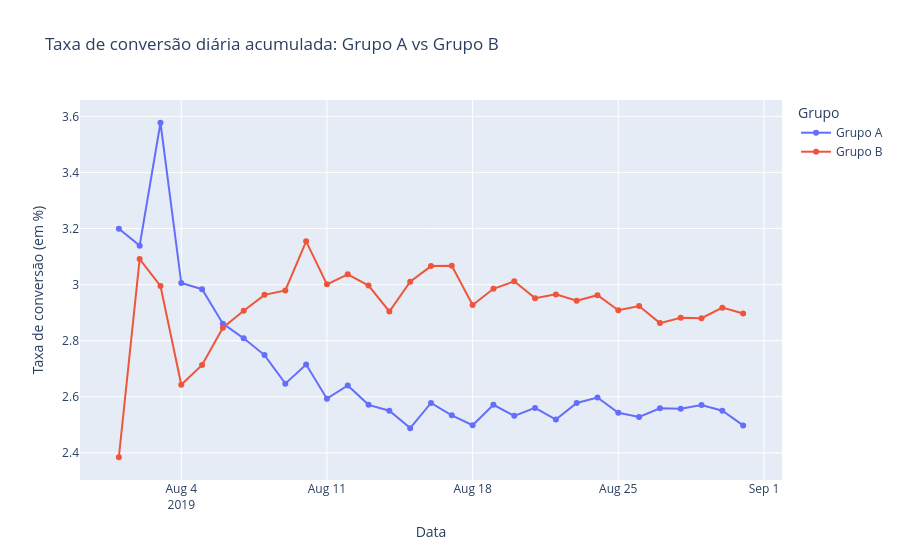

This figure's notebook cell:
### Code cell
# Visualizando o resultado com um gráfico de linhas:
fig = px.line(funil_acumulado,
              x='date',
              y=['conversao_acumulada_A', 'conversao_acumulada_B'],
              title='Taxa de conversão diária acumulada: Grupo A vs Grupo B',
              labels={
                  'date': 'Data',
                  'value': 'Taxa de conversão (em %)',
                  'variable': 'Grupo'
              },
              markers=True)

newnames = {'conversao_acumulada_A': 'Grupo A', 'conversao_acumulada_B': 'Grupo B'}
fig.for_each_trace(lambda t: t.update(name = newnames.get(t.name, t.name)))


fig.show()

### Figure 1 — Plotly figure (JSON) as saved in the notebook; plotly's stock layout.template omitted (floating-point values rounded to 4 significant figures)
{"data": [{"hovertemplate": "Grupo=conversao_acumulada_A<br>Data=%{x}<br>Taxa de conversão (em %)=%{y}<extra></extra>", "legendgroup": "conversao_acumulada_A", "line": {"color": "#636efa", "dash": "solid"}, "marker": {"symbol": "circle"}, "mode": "lines+markers", "name": "Grupo A", "orientation": "v", "showlegend": true, "type": "scatter", "x": ["2019-08-01T00:00:00", "2019-08-02T00:00:00", "2019-08-03T00:00:00", "2019-08-04T00:00:00", "2019-08-05T00:00:00", "2019-08-06T00:00:00", "2019-08-07T00:00:00", "2019-08-08T00:00:00", "2019-08-09T00:00:00", "2019-08-10T00:00:00", "2019-08-11T00:00:00", "2019-08-12T00:00:00", "2019-08-13T00:00:00", "2019-08-14T00:00:00", "2019-08-15T00:00:00", "2019-08-16T00:00:00", "2019-08-17T00:00:00", "2019-08-18T00:00:00", "2019-08-19T00:00:00", "2019-08-20T00:00:00", "2019-08-21T00:00:00", "2019-08-22T00:00:00", "2019-08-23T00:00:00", "2019-08-24T00:00:00", "2019-08-25T00:00:00", "2019-08-26T00:00:00", "2019-08-27T00:00:00", "2019-08-28T00:00:00", "2019-08-29T00:00:00", "2019-08-30T00:00:00", "2019-08-31T00:00:00"], "xaxis": "x", "y": [3.199, 3.139, 3.577, 3.005, 2.984, 2.861, 2.808, 2.749, 2.647, 2.715, 2.593, 2.64, 2.571, 2.55, 2.488, 2.578, 2.534, 2.498, 2.571, 2.532, 2.56, 2.519, 2.578, 2.597, 2.543, 2.528, 2.559, 2.557, 2.57, 2.55, 2.498], "yaxis": "y"}, {"hovertemplate": "Grupo=conversao_acumulada_B<br>Data=%{x}<br>Taxa de conversão (em %)=%{y}<extra></extra>", "legendgroup": "conversao_acumulada_B", "line": {"color": "#EF553B", "dash": "solid"}, "marker": {"symbol": "circle"}, "mode": "lines+markers", "name": "Grupo B", "orientation": "v", "showlegend": true, "type": "scatter", "x": ["2019-08-01T00:00:00", "2019-08-02T00:00:00", "2019-08-03T00:00:00", "2019-08-04T00:00:00", "2019-08-05T00:00:00", "2019-08-06T00:00:00", "2019-08-07T00:00:00", "2019-08-08T00:00:00", "2019-08-09T00:00:00", "2019-08-10T00:00:00", "2019-08-11T00:00:00", "2019-08-12T00:00:00", "2019-08-13T00:00:00", "2019-08-14T00:00:00", "2019-08-15T00:00:00", "2019-08-16T00:00:00", "2019-08-17T00:00:00", "2019-08-18T00:00:00", "2019-08-19T00:00:00", "2019-08-20T00:00:00", "2019-08-21T00:00:00", "2019-08-22T00:00:00", "2019-08-23T00:00:00", "2019-08-24T00:00:00", "2019-08-25T00:00:00", "2019-08-26T00:00:00", "2019-08-27T00:00:00", "2019-08-28T00:00:00", "2019-08-29T00:00:00", "2019-08-30T00:00:00", "2019-08-31T00:00:00"], "xaxis": "x", "y": [2.384, 3.091, 2.995, 2.643, 2.713, 2.846, 2.907, 2.963, 2.979, 3.154, 3.001, 3.037, 2.996, 2.904, 3.01, 3.066, 3.067, 2.927, 2.985, 3.012, 2.952, 2.965, 2.942, 2.962, 2.909, 2.923, 2.863, 2.882, 2.88, 2.918, 2.897], "yaxis": "y"}], "layout": {"legend": {"title": {"text": "Grupo"}, "tracegroupgap": 0}, "title": {"text": "Taxa de conversão diária acumulada: Grupo A vs Grupo B"}, "xaxis": {"anchor": "y", "domain": [0, 1], "title": {"text": "Data"}}, "yaxis": {"anchor": "x", "domain": [0, 1], "title": {"text": "Taxa de conversão (em %)"}}}}
